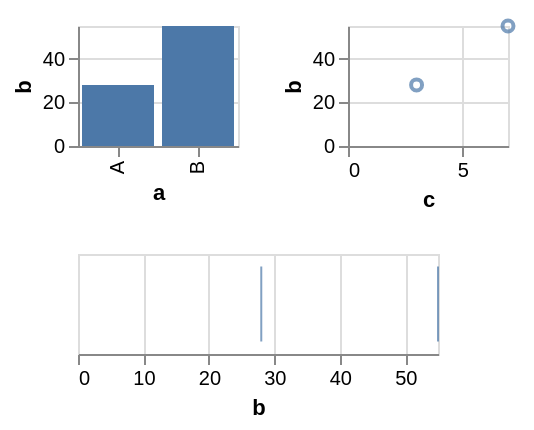

Specify this chart in Vega-Lite:
### Vega-Lite specification from a JSON file in a GitHub repository (floating-point values rounded to 4 significant figures)
{"$schema": "https://vega.github.io/schema/vega-lite/v5.json", "description": "A column holding a row of plots and a strip below it, each level laid out on its own.", "data": {"values": [{"a": "A", "b": 28, "c": 3}, {"a": "B", "b": 55, "c": 7}]}, "vconcat": [{"hconcat": [{"width": 80, "height": 60, "mark": "bar", "encoding": {"x": {"field": "a", "type": "nominal"}, "y": {"field": "b", "type": "quantitative"}}}, {"width": 80, "height": 60, "mark": "point", "encoding": {"x": {"field": "c", "type": "quantitative"}, "y": {"field": "b", "type": "quantitative"}}}]}, {"width": 180, "height": 50, "mark": "tick", "encoding": {"x": {"field": "b", "type": "quantitative"}}}]}
